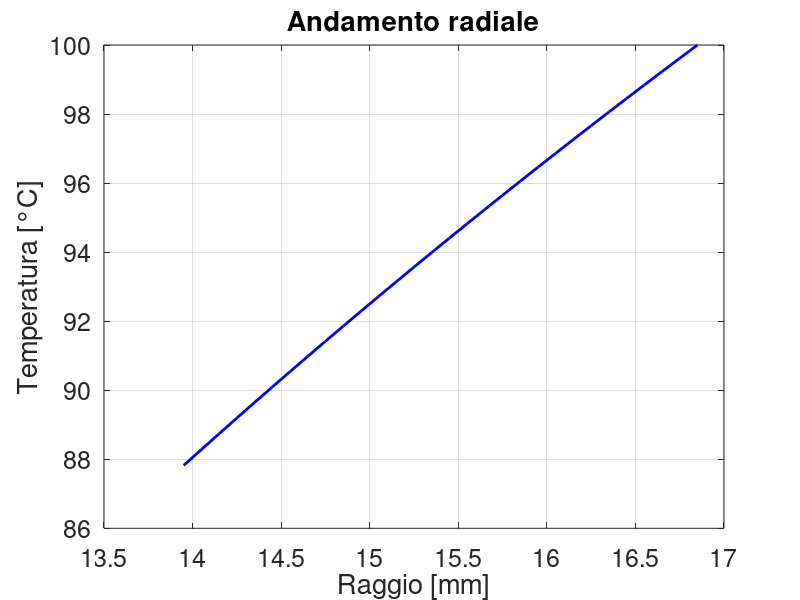

Here is the MATLAB script that generated this plot:
clc; clear; close all;
%% dati
% topologia
LL = 4;                     % m
DD = 33.7e-3;               % m
tt = 2.9e-3;                % m

rou = DD/2;                 % m
rin = rou-tt;               % m

% fisici
kac = 13;                   % W/mK
Tw = 100+273.15;            % K
Pr = 0.7;                   % -
Re = 1e5;                   % -
khe = @(p, T) 2.682e-3*(1 + 1.123e-3*p).*T.^(0.71*(1-2e-4*p));  % W/mK
Nu_function = @(Pr, Re) 0.023*Re^0.8*Pr^0.7;                    % Dittus-Boelter alla T media !
Nu = Nu_function(Pr, Re);
Thein = 20+273.15;          % K
Theou = 100+273.15;         % K
Theave = (Thein+Theou)/2;   % K
phe = 5;                    % bar
hhe = khe(phe,Theave)*Nu/2/rou; % W/m^2K

%% griglia radiale
dr = 1e-4;                  % m
rr = (rin:dr:rou)';
nn = length(rr);

%% AA & bb
diag_i = -dr+2*rr;
diag_p = -4*rr;
diag_s = dr+2*rr;
AA = spdiags([[diag_i(2:end);0], diag_p [0;diag_s(1:end-1)]], -1:1, nn, nn);

bb = zeros(nn,1);

%% coco & TT
% robin int
AA(1,1) = -1+hhe/-kac*dr;
AA(1,2) = 1;
bb(1) = hhe*dr/-kac*Thein; % prendo l'entrata al tubo con sbalzo maggiore

% dirichlet ext
AA(end,end-1) = 0;
AA(end,end) = 1;
bb(end) = Tw;

TT = AA\bb;

%% plotto
plot(rr*1e3,TT-273.15, 'b-', 'linewidth', 2)
grid on
set(gca, 'fontsize', 18)
box on
xlabel('Raggio [mm]')
ylabel('Temperatura [°C]')
title('Andamento radiale')
